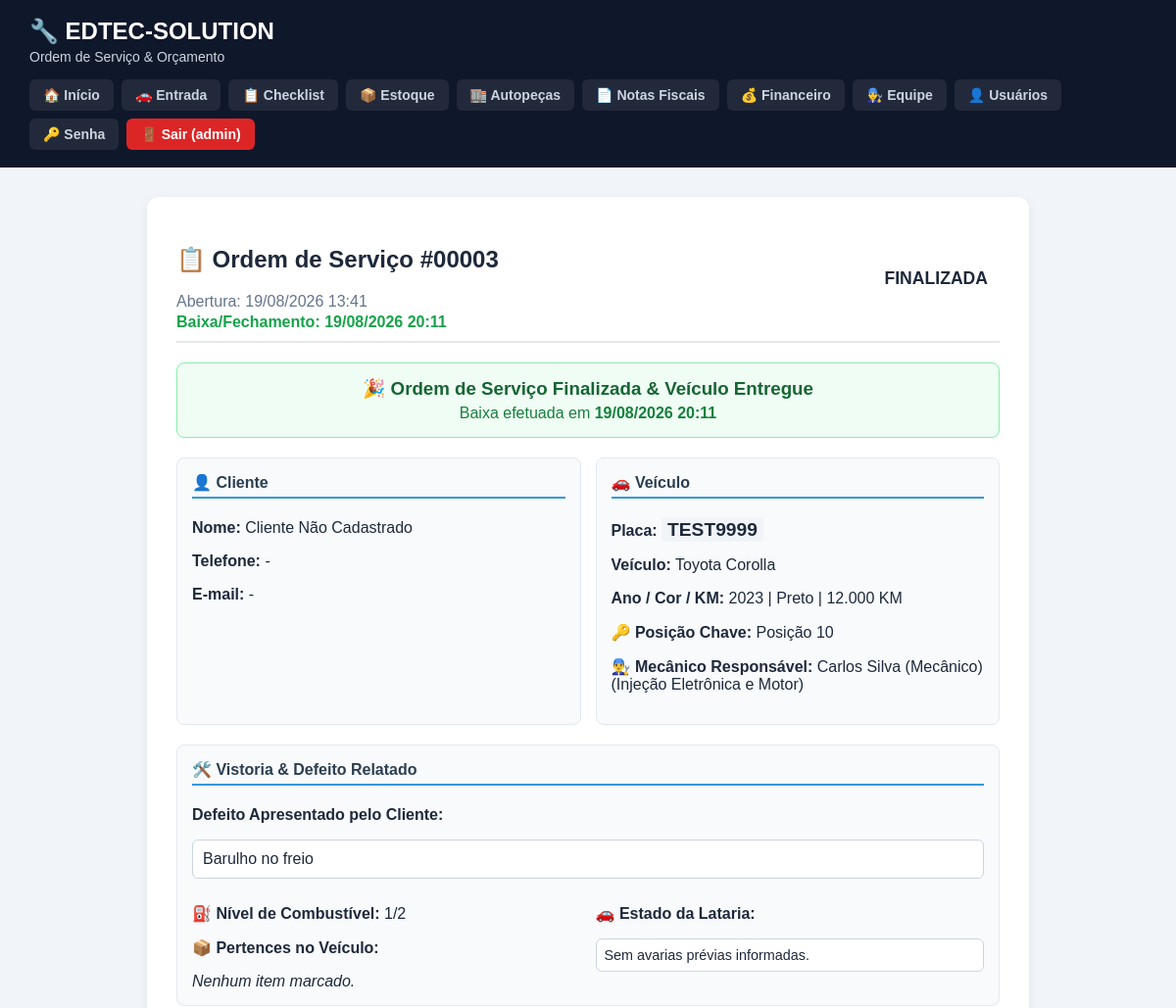
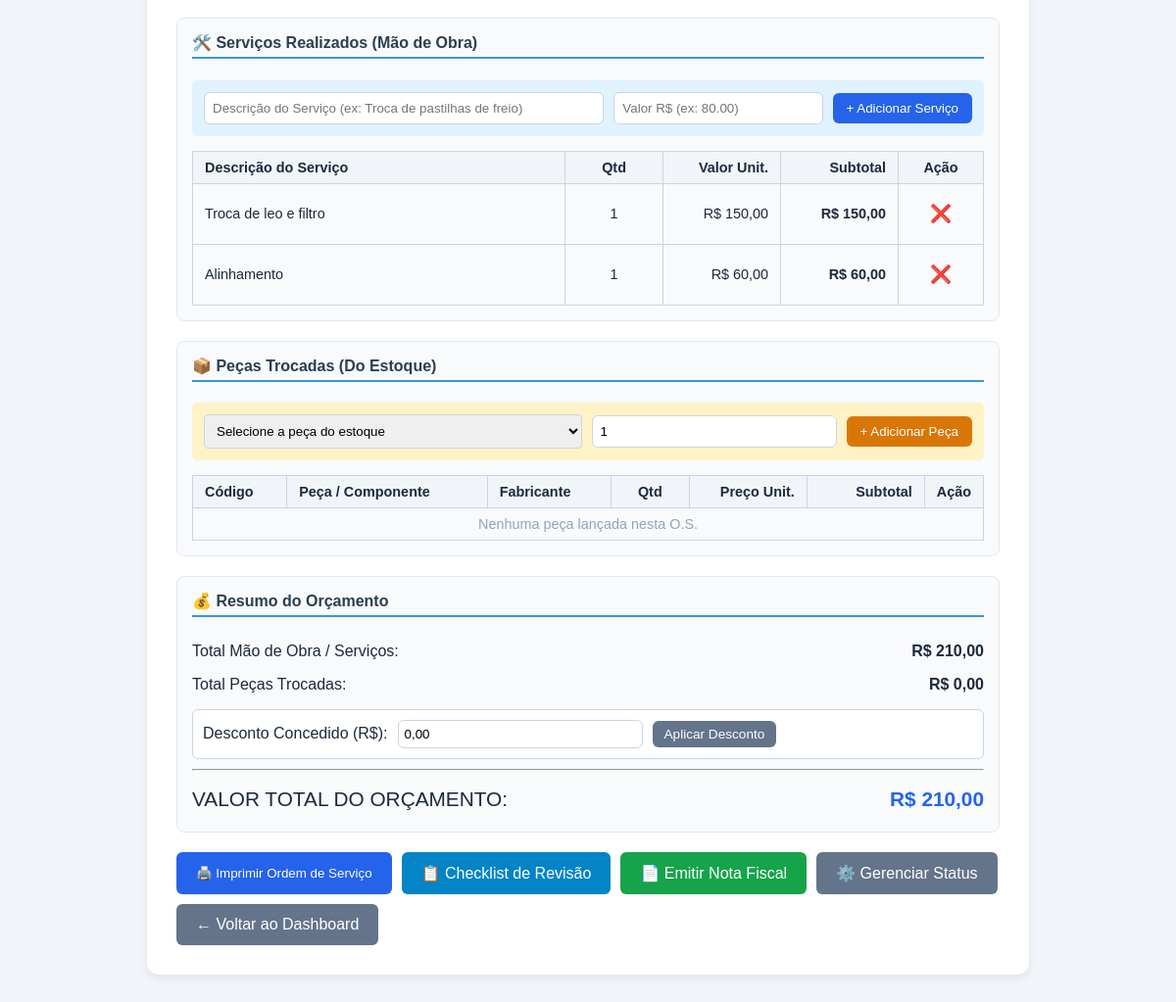
Page /app/public/os.php?placa=TEST9999 (signed in) on the committed database (2 pictures, top to bottom).
### tables this page shows
CREATE TABLE `ordens_servico` (
  `id` int NOT NULL AUTO_INCREMENT,
  `veiculo_id` int DEFAULT NULL,
  `placa` varchar(10) NOT NULL,
  `data_abertura` datetime NOT NULL DEFAULT CURRENT_TIMESTAMP,
  `data_fechamento` datetime DEFAULT NULL,
  `diagnostico` text,
  `observacoes` text,
  `status` enum('ABERTA','ORCAMENTO','APROVADA','EM_SERVICO','AGUARDANDO_PECA','FINALIZADA','CANCELADA') NOT NULL DEFAULT 'ABERTA',
  `valor_servicos` decimal(10,2) NOT NULL DEFAULT '0.00',
  `valor_pecas` decimal(10,2) NOT NULL DEFAULT '0.00',
  `desconto` decimal(10,2) NOT NULL DEFAULT '0.00',
  `valor_total` decimal(10,2) GENERATED ALWAYS AS (((`valor_servicos` + `valor_pecas`) - `desconto`)) STORED,
  `defeito_relatado` text,
  `itens_veiculo` text,
  `estado_lataria` text,
  `foto_lataria` varchar(255) DEFAULT NULL,
  `nivel_combustivel` varchar(20) DEFAULT NULL,
  `forma_pagamento` varchar(50) DEFAULT NULL,
  `numero_parcelas` int DEFAULT '1',
  `valor_pago` decimal(10,2) DEFAULT '0.00',
  `data_pagamento` datetime DEFAULT NULL,
  PRIMARY KEY (`id`),
  KEY `idx_os_placa` (`placa`),
  KEY `idx_os_status` (`status`),
  KEY `fk_os_veiculo_id` (`veiculo_id`),
  CONSTRAINT `fk_os_veiculo_id` FOREIGN KEY (`veiculo_id`) REFERENCES `veiculos` (`id`) ON DELETE RESTRICT ON UPDATE CASCADE
);

CREATE TABLE `veiculos` (
  `id` int NOT NULL AUTO_INCREMENT,
  `placa` varchar(10) NOT NULL,
  `cliente_id` int DEFAULT NULL,
  `modelo` varchar(100) NOT NULL,
  `marca` varchar(100) DEFAULT NULL,
  `ano` int DEFAULT NULL,
  `cor` varchar(50) DEFAULT NULL,
  `km_atual` int DEFAULT NULL,
  `telefone` varchar(30) DEFAULT NULL,
  `entrada` datetime NOT NULL DEFAULT CURRENT_TIMESTAMP,
  `saida` datetime DEFAULT NULL,
  `status` enum('ENTRADA','ORCAMENTO','SERVICO','LIBERADO') NOT NULL DEFAULT 'ENTRADA',
  `observacoes` text,
  `atualizado_em` datetime NOT NULL DEFAULT CURRENT_TIMESTAMP ON UPDATE CURRENT_TIMESTAMP,
  `posicao_chave` int DEFAULT NULL,
  `posicao_chave_ativa` int GENERATED ALWAYS AS ((case when (`saida` is null) then `posicao_chave` else NULL end)) STORED,
  `mecanico_id` int DEFAULT NULL,
  PRIMARY KEY (`id`),
  UNIQUE KEY `uk_posicao_chave_ativa` (`posicao_chave_ativa`),
  KEY `idx_veiculos_status` (`status`),
  KEY `idx_veiculos_cliente` (`cliente_id`),
  KEY `idx_veiculos_entrada` (`entrada`),
  KEY `idx_veiculos_placa` (`placa`),
  CONSTRAINT `fk_veiculo_cliente` FOREIGN KEY (`cliente_id`) REFERENCES `clientes` (`id`) ON DELETE SET NULL ON UPDATE CASCADE
);

CREATE TABLE `funcionarios` (
  `id` int NOT NULL AUTO_INCREMENT,
  `nome` varchar(150) NOT NULL,
  `cpf` varchar(20) DEFAULT NULL,
  `telefone` varchar(30) DEFAULT NULL,
  `cargo` enum('MECANICO','AUXILIAR','ADMINISTRATIVO') NOT NULL DEFAULT 'MECANICO',
  `especialidade` varchar(100) DEFAULT 'Geral',
  `ativo` tinyint(1) NOT NULL DEFAULT '1',
  `criado_em` datetime NOT NULL DEFAULT CURRENT_TIMESTAMP,
  `atualizado_em` datetime NOT NULL DEFAULT CURRENT_TIMESTAMP ON UPDATE CURRENT_TIMESTAMP,
  PRIMARY KEY (`id`)
);

CREATE TABLE `servicos` (
  `id` int NOT NULL AUTO_INCREMENT,
  `ordem_servico_id` int NOT NULL,
  `descricao` varchar(255) NOT NULL,
  `quantidade` decimal(10,2) NOT NULL DEFAULT '1.00',
  `valor_unitario` decimal(10,2) NOT NULL DEFAULT '0.00',
  `valor_total` decimal(10,2) GENERATED ALWAYS AS ((`quantidade` * `valor_unitario`)) STORED,
  PRIMARY KEY (`id`),
  KEY `fk_servico_os` (`ordem_servico_id`),
  CONSTRAINT `fk_servico_os` FOREIGN KEY (`ordem_servico_id`) REFERENCES `ordens_servico` (`id`) ON DELETE CASCADE
);

### app/public/os.php (the view, shortened to what the rows shown need)
<?php
require_once 'config.php';
$id = (int) ($_GET['id'] ?? 0);
$placa = strtoupper(trim($_GET['placa'] ?? ''));
if ($id > 0) {
    $stmt = $pdo->prepare("
        SELECT os.*, v.modelo, v.marca, v.ano, v.cor, v.km_atual, v.posicao_chave, v.entrada,
               c.nome AS cliente_nome, c.telefone AS cliente_telefone, c.email AS cliente_email,
               f.nome AS mecanico_nome, f.especialidade AS mecanico_especialidade
        FROM ordens_servico os
        JOIN veiculos v ON v.placa = os.veiculo_id
        LEFT JOIN clientes c ON c.id = v.cliente_id
        LEFT JOIN funcionarios f ON f.id = v.mecanico_id
        WHERE os.id = ?
        LIMIT 1
    ");
    $stmt->execute([$id]);
} elseif ($placa !== '') {
    $stmt = $pdo->prepare("
        SELECT os.*, v.modelo, v.marca, v.ano, v.cor, v.km_atual, v.posicao_chave, v.entrada,
               c.nome AS cliente_nome, c.telefone AS cliente_telefone, c.email AS cliente_email,
               f.nome AS mecanico_nome, f.especialidade AS mecanico_especialidade
        FROM ordens_servico os
        JOIN veiculos v ON v.id = os.veiculo_id
        LEFT JOIN clientes c ON c.id = v.cliente_id
        LEFT JOIN funcionarios f ON f.id = v.mecanico_id
        WHERE os.placa = ?
        ORDER BY os.id DESC
        LIMIT 1
    ");
    $stmt->execute([$placa]);
} else {
    die('Ordem de Serviço não informada.');
}
$os = $stmt->fetch();
$osId = (int) $os['id'];
$stmt = $pdo->prepare("
    SELECT os.*, v.modelo, v.marca, v.ano, v.cor, v.km_atual, v.posicao_chave, v.entrada,
           c.nome AS cliente_nome, c.telefone AS cliente_telefone, c.email AS cliente_email,
           f.nome AS mecanico_nome, f.especialidade AS mecanico_especialidade
    FROM ordens_servico os
    JOIN veiculos v ON v.id = os.veiculo_id
    LEFT JOIN clientes c ON c.id = v.cliente_id
    LEFT JOIN funcionarios f ON f.id = v.mecanico_id
    WHERE os.id = ?
    LIMIT 1
");
$stmt->execute([$osId]);
$os = $stmt->fetch();
$stmtServicos = $pdo->prepare("SELECT * FROM servicos WHERE ordem_servico_id = ? ORDER BY id ASC");
$stmtServicos->execute([$osId]);
$listaServicos = $stmtServicos->fetchAll();
?>
<!DOCTYPE html>
<html lang="pt-BR">
<head>
    <link rel="stylesheet" href="style.css">
</head>
<body>
<?php
include 'header.php';
?>
<main>
    <div class="form-container" style="max-width: 900px;">
        <div style="display: flex; justify-content: space-between; align-items: center; border-bottom: 2px solid #e2e8f0; padding-bottom: 10px; margin-bottom: 20px;">
            <div>
                <h2>📋 Ordem de Serviço #<?= sprintf('%05d', $os['id']) ?></h2>
                <p style="margin: 0; color: #64748b;">Abertura: <?= date('d/m/Y H:i', strtotime($os['data_abertura'])) ?></p>
                <?php if ($os['data_fechamento']): ?>
                    <p style="margin: 3px 0 0 0; color: #16a34a; font-weight: bold;">Baixa/Fechamento: <?= date('d/m/Y H:i', strtotime($os['data_fechamento'])) ?></p>
                <?php endif; ?>
            </div>
            <div>
                <span class="status status-<?= strtolower($os['status']) ?>" style="font-size: 1.1rem; padding: 6px 12px;">
                    <?= htmlspecialchars($os['status']) ?>
                </span>
            </div>
        </div>
        <?php if ($os['status'] === 'FINALIZADA'): ?>
            <div class="os-box no-print" style="background: #f0fdf4; border-color: #86efac; text-align: center; padding: 15px;">
                <h3 style="color: #166534; margin: 0;">🎉 Ordem de Serviço Finalizada & Veículo Entregue</h3>
                <p style="margin: 5px 0 0 0; color: #15803d;">Baixa efetuada em <strong><?= date('d/m/Y H:i', strtotime($os['data_fechamento'])) ?></strong></p>
            </div>
        <?php endif; ?>
        <div class="grid-2">
            <div class="os-box">
                <h4>🚗 Veículo</h4>
                <p><strong>Placa:</strong> <span style="font-size: 1.2rem; font-weight: bold; background: #f1f5f9; padding: 2px 6px; border-radius: 4px;"><?= htmlspecialchars($os['placa']) ?></span></p>
                <p><strong>Veículo:</strong> <?= htmlspecialchars($os['marca'] . ' ' . $os['modelo']) ?></p>
                <p><strong>Ano / Cor / KM:</strong> <?= htmlspecialchars($os['ano'] ?? '-') ?> | <?= htmlspecialchars($os['cor'] ?? '-') ?> | <?= number_format($os['km_atual'] ?? 0, 0, ',', '.') ?> KM</p>
                <p><strong>🔑 Posição Chave:</strong> <?= $os['posicao_chave'] ? 'Posição ' . sprintf('%02d', $os['posicao_chave']) : 'Não alocado' ?></p>
                <p><strong>👨‍🔧 Mecânico Responsável:</strong> <?= $os['mecanico_nome'] ? htmlspecialchars($os['mecanico_nome']) . ' (' . htmlspecialchars($os['mecanico_especialidade']) . ')' : 'Não atribuído' ?></p>
            </div>
        </div>
        <div class="os-box">
            <h4>🛠️ Vistoria & Defeito Relatado</h4>
            <p><strong>Defeito Apresentado pelo Cliente:</strong></p>
            <div style="background: #fff; padding: 10px; border-radius: 6px; border: 1px solid #cbd5e1; margin-bottom: 10px;">
                <?= nl2br(htmlspecialchars($os['defeito_relatado'] ?: 'Nenhum defeito registrado.')) ?>
            </div>
            <div class="grid-2">
                <div>
                    <p><strong>⛽ Nível de Combustível:</strong> <?= htmlspecialchars($os['nivel_combustivel'] ?: 'Não informado') ?></p>
                    <p><strong>📦 Pertences no Veículo:</strong></p>
                    <div>
                        <?php if ($os['itens_veiculo']): ?>
                            <?php foreach (explode(',', $os['itens_veiculo']) as $item): ?>
                                <span class="item-tag">✓ <?= htmlspecialchars(trim($item)) ?></span>
                            <?php endforeach; ?>
                        <?php else: ?>
                            <em>Nenhum item marcado.</em>
                        <?php endif; ?>
                    </div>
                </div>
                <div>
                    <p><strong>🚗 Estado da Lataria:</strong></p>
                    <div style="background: #fff; padding: 8px; border-radius: 6px; border: 1px solid #cbd5e1; font-size: 0.9rem;">
                        <?= nl2br(htmlspecialchars($os['estado_lataria'] ?: 'Sem avarias prévias informadas.')) ?>
                    </div>
                </div>
            </div>
        </div>
        <div class="os-box">
            <table class="tabela-itens">
                <thead>
                    <tr>
                        <th>Descrição do Serviço</th>
                        <th style="width: 100px; text-align: center;">Qtd</th>
                        <th style="width: 120px; text-align: right;">Valor Unit.</th>
                        <th style="width: 120px; text-align: right;">Subtotal</th>
                        <th class="no-print" style="width: 50px; text-align: center;">Ação</th>
                    </tr>
                </thead>
                <tbody>
                    <?php if (!$listaServicos): ?>
                        <tr><td colspan="5" style="text-align: center; color: #94a3b8;">Nenhum serviço lançado nesta O.S.</td></tr>
                    <?php else: ?>
                        <?php foreach ($listaServicos as $s): ?>
                            <tr>
                                <td><?= htmlspecialchars($s['descricao']) ?></td>
                                <td style="text-align: center;"><?= number_format($s['quantidade'], 0) ?></td>
                                <td style="text-align: right;">R$ <?= number_format($s['valor_unitario'], 2, ',', '.') ?></td>
                                <td style="text-align: right;"><strong>R$ <?= number_format($s['valor_total'], 2, ',', '.') ?></strong></td>
                                <td class="no-print" style="text-align: center;">
                                    <form method="POST" style="display: inline;" onsubmit="return confirm('Remover este serviço?');">
                                        <button type="submit" style="background: none; border: none; color: #ef4444; cursor: pointer; font-size: 1.1rem;">❌</button>
                                    </form>
                                </td>
                            </tr>
                        <?php endforeach; ?>
                    <?php endif; ?>
                </tbody>
            </table>
        </div>
        <div class="os-box">
            <table class="tabela-itens">
                <thead>
                    <tr>
                        <th>Código</th>
                        <th>Peça / Componente</th>
                        <th>Fabricante</th>
                        <th style="width: 80px; text-align: center;">Qtd</th>
                        <th style="width: 120px; text-align: right;">Preço Unit.</th>
                        <th style="width: 120px; text-align: right;">Subtotal</th>
                        <th class="no-print" style="width: 50px; text-align: center;">Ação</th>
                    </tr>
                </thead>
            </table>
        </div>
        <div class="os-box">
            <div style="font-size: 1rem; line-height: 1.8;">
                <p style="display: flex; justify-content: space-between; margin: 5px 0;">
                    <span>Total Mão de Obra / Serviços:</span>
                    <strong>R$ <?= number_format($os['valor_servicos'] ?? 0, 2, ',', '.') ?></strong>
                </p>
                <p style="display: flex; justify-content: space-between; margin: 5px 0;">
                    <span>Total Peças Trocadas:</span>
                    <strong>R$ <?= number_format($os['valor_pecas'] ?? 0, 2, ',', '.') ?></strong>
                </p>
                <div class="no-print" style="margin: 10px 0; background: #fff; padding: 10px; border-radius: 6px; border: 1px solid #cbd5e1;">
                    <form method="POST" style="display: flex; gap: 10px; align-items: center;">
                        <label style="white-space: nowrap;">Desconto Concedido (R$):</label>
                        <input type="text" name="desconto" value="<?= number_format($os['desconto'] ?? 0, 2, ',', '.') ?>" style="width: 120px; padding: 6px;">
                        <button type="submit" class="botao secundario" style="padding: 6px 12px; font-size: 0.85rem;">Aplicar Desconto</button>
                    </form>
                </div>
                <div style="display: flex; justify-content: space-between; align-items: center; font-size: 1.3rem; margin-top: 10px;">
                    <span>VALOR TOTAL DO ORÇAMENTO:</span>
                    <strong style="color: #2563eb;">R$ <?= number_format($os['valor_total'] ?? 0, 2, ',', '.') ?></strong>
                </div>
            </div>
        </div>
    </div>
</main>
</body>
</html>

### rows in the picture
ordens_servico: id "00003", data_abertura "19/08/2026 13:41", data_fechamento "19/08/2026 20:11", status "FINALIZADA", placa "TEST9999", veiculo.modelo "Toyota Corolla", veiculo.ano "2023", veiculo.cor "Preto", veiculo.km_atual "12.000", veiculo.posicao_chave "10", funcionarios.nome "Carlos Silva (Mecânico)", funcionarios.especialidade "Injeção Eletrônica e Motor", defeito_relatado "Barulho no freio", nivel_combustivel "1/2", estado_lataria "Sem avarias prévias informadas.", valor_servicos "210,00", valor_pecas "0,00", desconto "0,00", valor_total "210,00"
servicos: descricao "Troca de leo e filtro", quantidade "1", valor_unitario "150,00", valor_total "150,00"
servicos: descricao "Alinhamento", quantidade "1", valor_unitario "60,00", valor_total "60,00"

### other values in the picture
$subtituloPage "Ordem de Serviço & Orçamento"
$usuarioHeader['usuario'] "admin"
$os['cliente_nome'] "Cliente Não Cadastrado"
$os['cliente_telefone'] "-"
$os['cliente_email'] "-"
